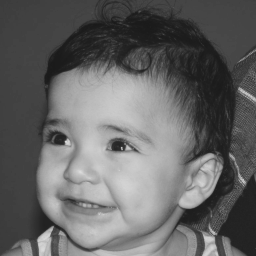
#> input picture images/biel.png, 256 x 256 px
$ python ex4_histogram.py
#> lines starting #> are read from the running program, lines starting #| are printed output that depends on the picture
import cv2
import numpy as np
from matplotlib import pyplot as plt

path = r'images/biel.png'

# Using 0 to read image in grayscale mode
img = cv2.imread(path, 0)
#> img is the input picture: shape (256, 256); min 26, max 219, mean 100.9

# find histogram of an image
plt.hist(img.ravel(),256,[0,256])
plt.savefig('images/histogram1.jpg')
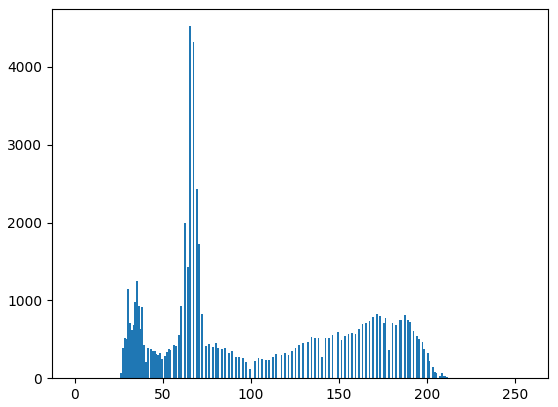
#> figure drawn by matplotlib, 1 panel; tallest bar 4524 high, from x = 65 to 66
plt.show()

# creating a Histograms Equalization
# of a image using cv2.equalizeHist()
equ = cv2.equalizeHist(img)
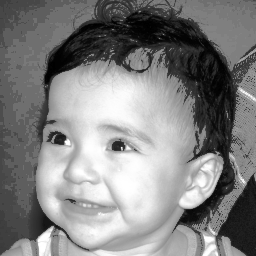
#> equ: shape (256, 256); min 0, max 255, mean 129.8

# stacking images side-by-side
res = np.hstack((img, equ))
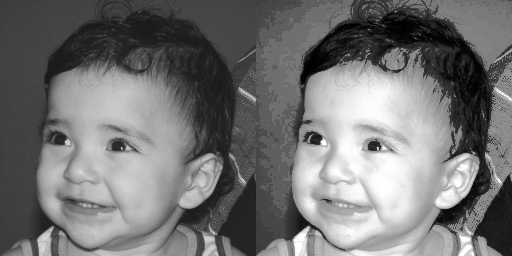
#> res: shape (256, 512); min 0, max 255, mean 115.4

# Displaying the image
cv2.imshow('image', res)
cv2.imwrite('images/histogram2.jpg', res)

cv2.waitKey(0)
cv2.destroyAllWindows()
